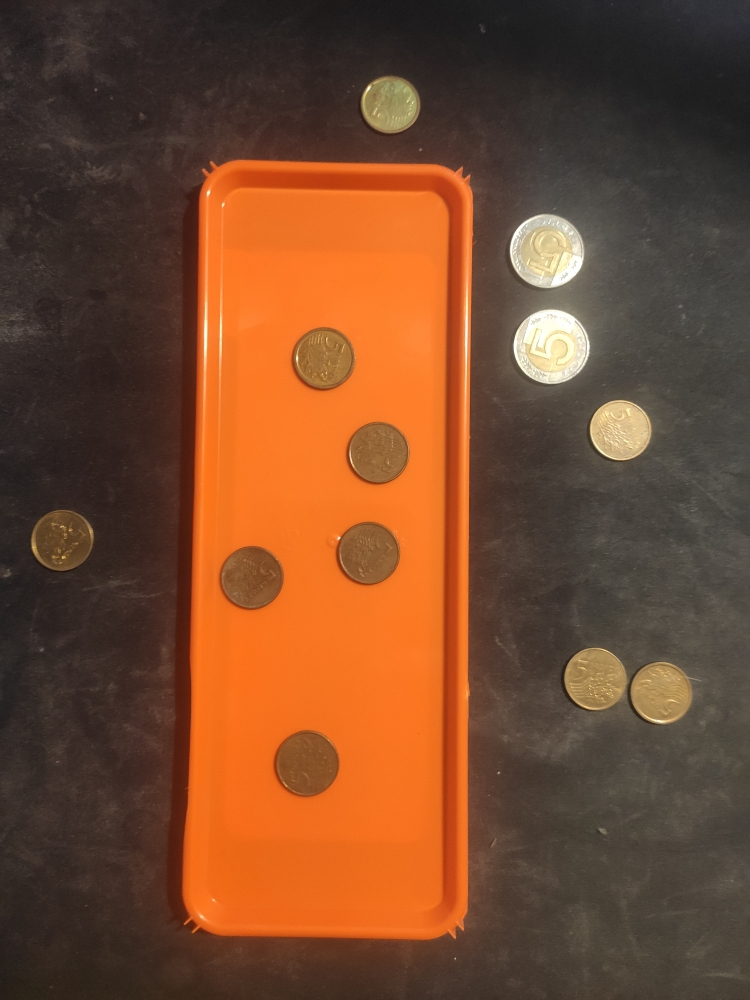
#> input picture tray1.jpg, 750 x 1000 px; its folder holds only this picture in this run
$ python lab2_transformata_hougha.py
#> lines starting #> are read from the running program, lines starting #| are printed output that depends on the picture; after the words box and inside, x2 and y2 are one past the last pixel; in counts of white or black regions, pixels touching at a corner belong together
#> in main, image is the input picture: shape (1000, 750, 3); mean B, G, R 46.1, 73.5, 117.8
import cv2
import numpy as np

# Awaryjny prog podzialu nominalow.
# Jest uzywany tylko wtedy, gdy nie da sie wyznaczyc progu adaptacyjnie.
RADIUS_THRESHOLD = 34


def process_image(image, image_name):
    """
    Przetwarza pojedynczy obraz i zwraca komplet wynikow.

    Etapy:
    1. Wstepne przetwarzanie obrazu.
    2. Wykrycie tacki.
    3. Wykrycie monet.
    4. Klasyfikacja polozenia monet wzgledem tacki.
    5. Klasyfikacja nominalow.
    6. Zliczenie monet i sum wartosci.
    7. Przygotowanie wizualizacji.
    """
    preprocessed = preprocess_image(image)

    tray_rect = detect_tray(preprocessed)
    coins = detect_coins(preprocessed, tray_rect)

    classified_coins = classify_coins_position(coins, tray_rect)
    valued_coins = classify_coin_nominals(classified_coins)

    stats = count_and_sum(valued_coins)
    visualization = draw_results(image, tray_rect, valued_coins, stats, image_name)

    return {
        "tray_rect": tray_rect,
        "coins": valued_coins,
        "stats": stats,
        "visualization": visualization
    }


def preprocess_image(image):
    """
    Przygotowuje obraz do dalszej analizy.

    Tworzone sa dwie wersje danych:
    - do wykrywania monet,
    - do wykrywania tacki.
    """
    gray = cv2.cvtColor(image, cv2.COLOR_BGR2GRAY)
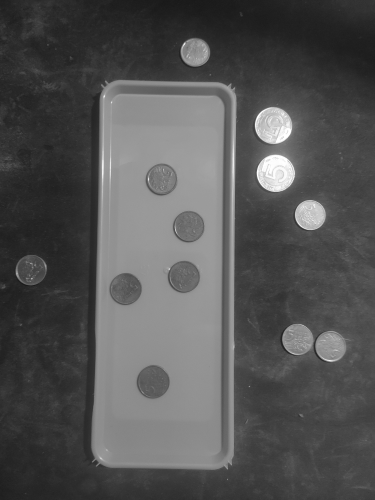
#> gray: shape (1000, 750) (shown at 1/2 size); min 21, max 255, mean 83.6

    # Poprawa lokalnego kontrastu.
    clahe = cv2.createCLAHE(clipLimit=2.0, tileGridSize=(8, 8))
    equalized = clahe.apply(gray)
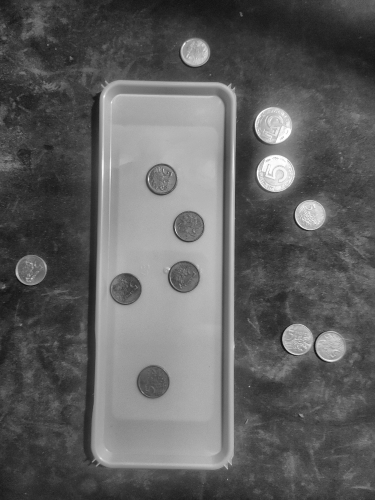
#> equalized: shape (1000, 750) (shown at 1/2 size); min 14, max 255, mean 95.5

    # Wersja do wykrywania monet.
    coins_blurred = cv2.GaussianBlur(equalized, (7, 7), 1.5)

    # Wersja do wykrywania tacki.
    tray_blurred = cv2.GaussianBlur(equalized, (5, 5), 1.0)
    tray_edges = cv2.Canny(tray_blurred, 50, 140)
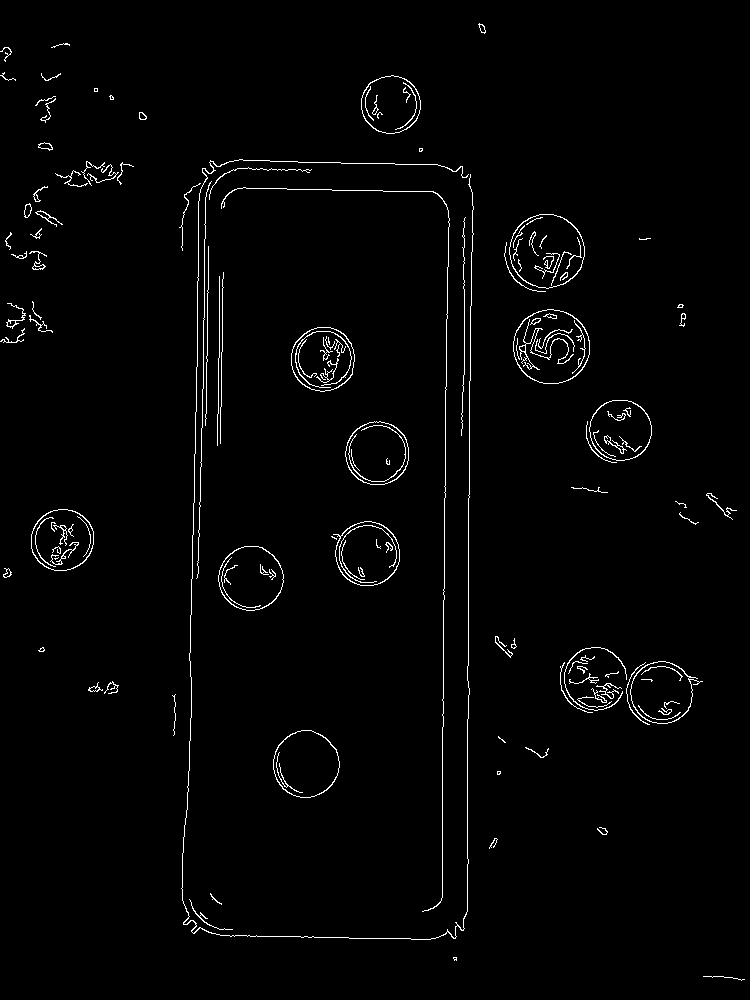
#> tray_edges: shape (1000, 750); 1.8% white in thin lines or dots

    # Domkniecie drobnych przerw w krawedziach.
    close_kernel = np.ones((3, 3), np.uint8)
    tray_edges = cv2.morphologyEx(tray_edges, cv2.MORPH_CLOSE, close_kernel)
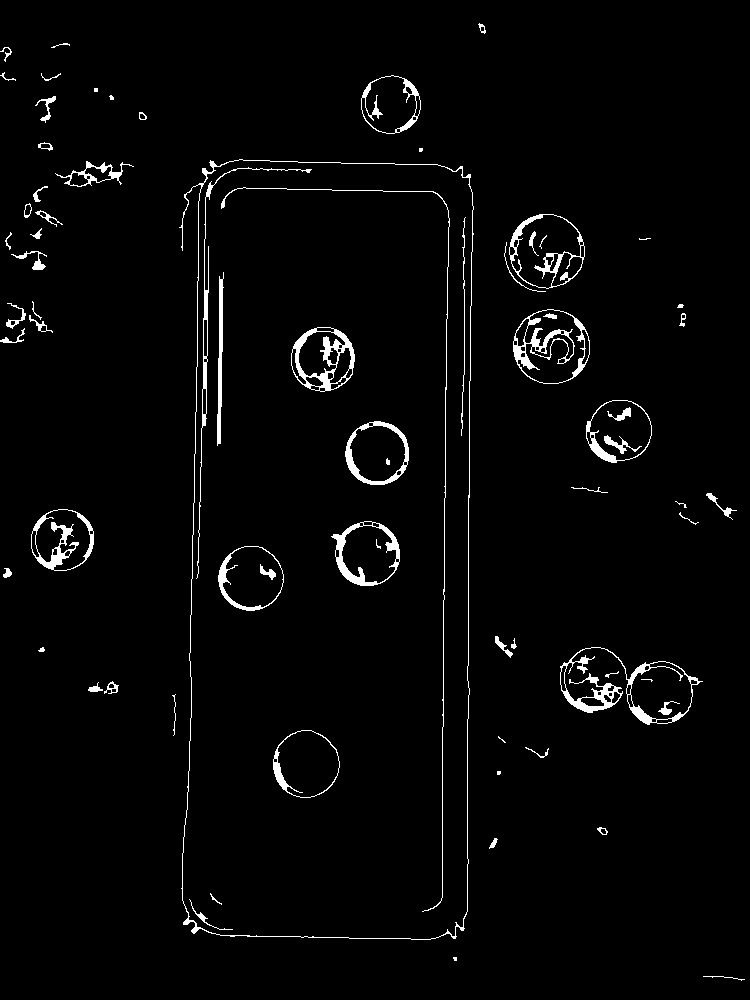
#> tray_edges: shape (1000, 750); 2.6% white; 73 white regions (10 under 20 px), largest, box (x1, y1, x2, y2) and area: (179, 159, 474, 940) 2424, (560, 647, 703, 725) 1764, (291, 327, 355, 392) 1308

    # Dodatkowe domkniecie w pionie, zeby lepiej polaczyc boki tacki.
    vertical_kernel = np.ones((11, 1), np.uint8)
    tray_edges = cv2.morphologyEx(tray_edges, cv2.MORPH_CLOSE, vertical_kernel)
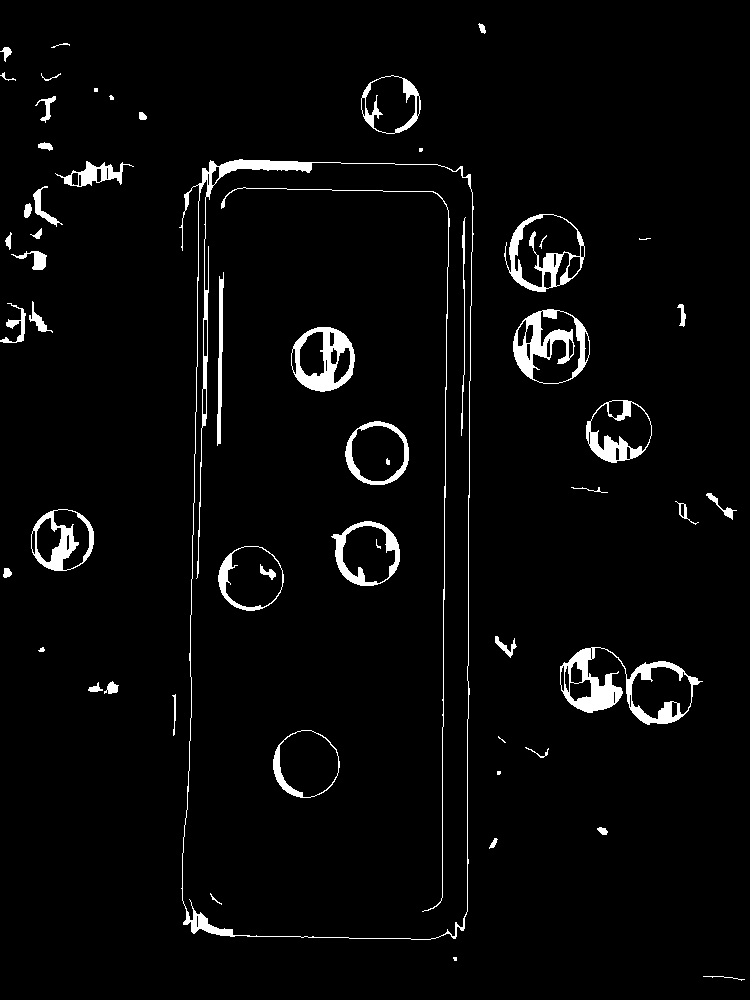
#> tray_edges: shape (1000, 750); 3.5% white; 57 white regions (8 under 20 px), largest, box (x1, y1, x2, y2) and area: (179, 159, 474, 940) 4678, (560, 647, 703, 725) 3120, (513, 309, 590, 384) 2179
#> in process_image, `preprocessed = preprocess_image(image)`: preprocessed = 4 items

    return {
        "gray": gray,
        "equalized": equalized,
        "blurred": coins_blurred,
        "edges": tray_edges
    }


def detect_tray(preprocessed):
    """
    Wykrywa tacke z wykorzystaniem transformacji Hougha dla linii.

    Podejscie:
    1. Wykrycie pionowych linii i wybor lewego oraz prawego boku tacki.
    2. Ograniczenie obszaru analizy na podstawie tych bokow.
    3. Wyznaczenie gornej i dolnej krawedzi z linii poziomych.
    4. Uzycie fallbacku opartego na odcinkach pionowych, jesli poziome
       krawedzie nie zostana wykryte wystarczajaco dobrze.
    """
    edges = preprocessed["edges"]
    h, w = edges.shape
#> (the rest of the program and of its run is left out)
